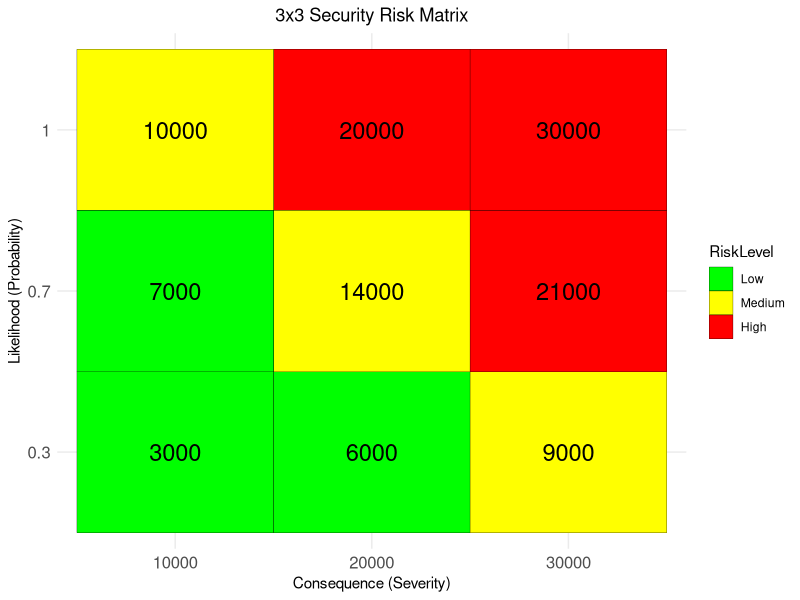

Source code (R):
# Install ggplot2 if not already installed
# install.packages("ggplot2")

library(ggplot2)

# Create the 3x3 matrix data
#risk_matrix <- expand.grid(
#  Likelihood = 1:3,
#  Consequence = 1:3
#)

risk_matrix <- expand.grid(
  Likelihood = c(0.3,0.7,1),
  Consequence = c(10000,20000,30000)
)

risk_matrix$Risk = risk_matrix$Likelihood * risk_matrix$Consequence

risk_matrix$RiskLevel <- cut(
  risk_matrix$Risk,
  breaks = c(0, 8999, 14000, 30000),
  labels = c("Low", "Medium", "High")
)
risk_matrix$Color <- c("green", "yellow", "red")[risk_matrix$RiskLevel]


  ggplot(risk_matrix, aes(x = as.factor(Consequence), y = as.factor(Likelihood), fill = RiskLevel)) +
  geom_tile(color = "black") +
  scale_fill_manual(values = c("Low" = "green", "Medium" = "yellow", "High" = "red")) +
  geom_text(aes(label = Risk), size = 6) +
  labs(
    title = "3x3 Security Risk Matrix",
    x = "Consequence (Severity)",
    y = "Likelihood (Probability)"
  ) +
  theme_minimal() +
  theme(axis.text = element_text(size = 12), plot.title = element_text(hjust = 0.5))